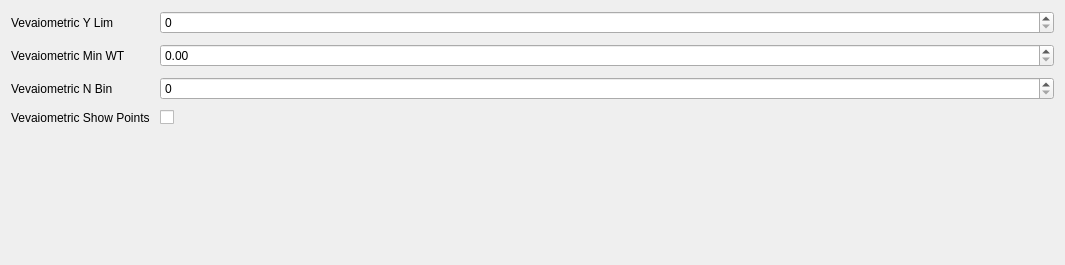
             <widget class="QWidget" name="showplotsScrollAreaWidgetContents">
              <property name="geometry">
               <rect>
                <x>0</x>
                <y>0</y>
                <width>1065</width>
                <height>265</height>
               </rect>
              </property>
              <layout class="QGridLayout" name="gridLayout_39">
               <item row="0" column="0">
                <layout class="QFormLayout" name="showplotsFormLayout">
                 <property name="horizontalSpacing">
                  <number>10</number>
                 </property>
                 <property name="verticalSpacing">
                  <number>10</number>
                 </property>
                 <item row="0" column="0">
                  <widget class="QLabel" name="vevaiometricYLimLabel">
                   <property name="text">
                    <string>Vevaiometric Y Lim</string>
                   </property>
                  </widget>
                 </item>
                 <item row="0" column="1">
                  <widget class="QSpinBox" name="vevaiometric_y_lim"/>
                 </item>
                 <item row="1" column="0">
                  <widget class="QLabel" name="vevaiometricMinWTLabel">
                   <property name="text">
                    <string>Vevaiometric Min WT</string>
                   </property>
                  </widget>
                 </item>
                 <item row="1" column="1">
                  <widget class="QDoubleSpinBox" name="vevaiometric_min_wt"/>
                 </item>
                 <item row="2" column="0">
                  <widget class="QLabel" name="vevaiometricNBinLabel">
                   <property name="text">
                    <string>Vevaiometric N Bin</string>
                   </property>
                  </widget>
                 </item>
                 <item row="2" column="1">
                  <widget class="QSpinBox" name="vevaiometric_n_bin"/>
                 </item>
                 <item row="3" column="0">
                  <widget class="QLabel" name="vevaiometricShowPointsLabel">
                   <property name="text">
                    <string>Vevaiometric Show Points</string>
                   </property>
                  </widget>
                 </item>
                 <item row="3" column="1">
                  <widget class="QCheckBox" name="vevaiometric_show_points"/>
                 </item>
                </layout>
               </item>
              </layout>
             </widget>
